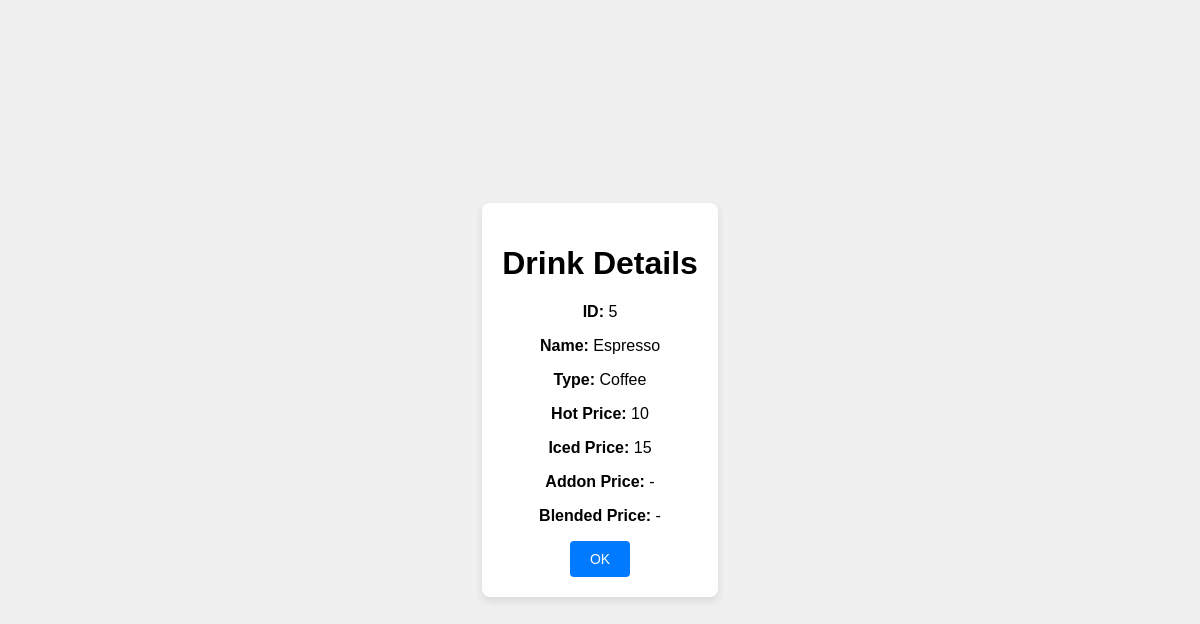
The app's page /drink_details.php?id=5 with its own data.
### tables this page shows
CREATE TABLE `menu_table` (
  `id` int(11) NOT NULL COMMENT 'Primárny kľúč (jedinečný identifikátor).',
  `name` varchar(30) NOT NULL COMMENT 'Názov nápoja (napríklad Americano, Cappuccino, Pure White Milk, atď.).',
  `drink_type` varchar(20) NOT NULL COMMENT 'Typ nápoja (buď "Coffee" alebo "Tea").',
  `hot_price` varchar(10) NOT NULL COMMENT 'Cena pre typ "Hot".',
  `iced_price` varchar(10) NOT NULL COMMENT 'Cena pre typ "Iced".',
  `addon_price` varchar(10) NOT NULL COMMENT 'Cena prídavného doplnku pre čajové nápoje (ak sa použije, inak "-").',
  `blended_price` varchar(10) NOT NULL COMMENT 'Cena pre typ "Blended" (pre kávu, ak je relevantné).'
);

### classes/Database.php (called while the page is built, shortened)
<?php
class Database
{
    private $connection;
    public function __construct($host = "localhost", $dbname = "cafe", $username = "root", $password = "", $port = 3306)
    {
        $this->host = $host;
        $this->dbname = $dbname;
        $this->username = $username;
        $this->password = $password;
        $this->port = $port;
        try {
            $this->connection = new \PDO(
                "mysql:host=$this->host;dbname=$this->dbname;port=$this->port;charset=utf8",
                $this->username,
                $this->password
            );
            $this->connection->setAttribute(\PDO::ATTR_ERRMODE, \PDO::ERRMODE_EXCEPTION);
        } catch (\PDOException $e) {
            error_log("Chyba pri pripojení k databáze: " . $e->getMessage());
            throw new \Exception("Chyba pri pripojení k databáze.");
        }
    }
    public function readDrinkData(int $id)
    {
        try {
            $query = "SELECT * FROM `menu_table` WHERE id = :id";
            $statement = $this->connection->prepare($query);
            $statement->bindParam(':id', $id, \PDO::PARAM_INT);
            $statement->execute();
            return $statement->fetch(\PDO::FETCH_ASSOC);
        } catch (\PDOException $e) {
            error_log("Chyba pri čítaní údajov pre ID $id: " . $e->getMessage());
            return null;
        }
    }
}

### drink_details.php (the view, shortened to what this page needs)
<?php
include_once("classes/Database.php");
$db = new Database();
$id = $_GET['id'];
$drinkData = $db->readDrinkData($id);
?>
<!DOCTYPE html>
<html lang="sk">
<head>
</head>
<body>
    <form action="CRUD.php" method="get">
    <h1>Drink Details</h1>
    <p><strong>ID:</strong> <?php echo htmlspecialchars($drinkData['id']); ?></p>
    <p><strong>Name:</strong> <?php echo htmlspecialchars($drinkData['name']); ?></p>
    <p><strong>Type:</strong> <?php echo htmlspecialchars($drinkData['drink_type']); ?></p>
    <p><strong>Hot Price:</strong> <?php echo htmlspecialchars($drinkData['hot_price']); ?></p>
    <p><strong>Iced Price:</strong> <?php echo htmlspecialchars($drinkData['iced_price']); ?></p>
    <p><strong>Addon Price:</strong> <?php echo htmlspecialchars($drinkData['addon_price']); ?></p>
    <p><strong>Blended Price:</strong> <?php echo htmlspecialchars($drinkData['blended_price']); ?></p>
        <button type="submit">OK</button>
    </form>
</body>
</html>

### parts/style_register.php (style rules this page uses)
body { display: flex; justify-content: center; align-items: center; min-height: 100vh; margin: 0; background-color: #f0f0f0; font-family: Arial, sans-serif; }
form { background: white; padding: 20px; border-radius: 8px; box-shadow: 0 4px 8px rgba(0, 0, 0, 0.1); text-align: center; }
button, input[type="submit"] { padding: 10px 20px; border: none; border-radius: 4px; cursor: pointer; background-color: #007BFF; color: white; font-size: 14px; }

### records on screen
menu_table: id "5", name "Espresso", drink_type "Coffee", hot_price "10", iced_price "15", addon_price "-", blended_price "-"
